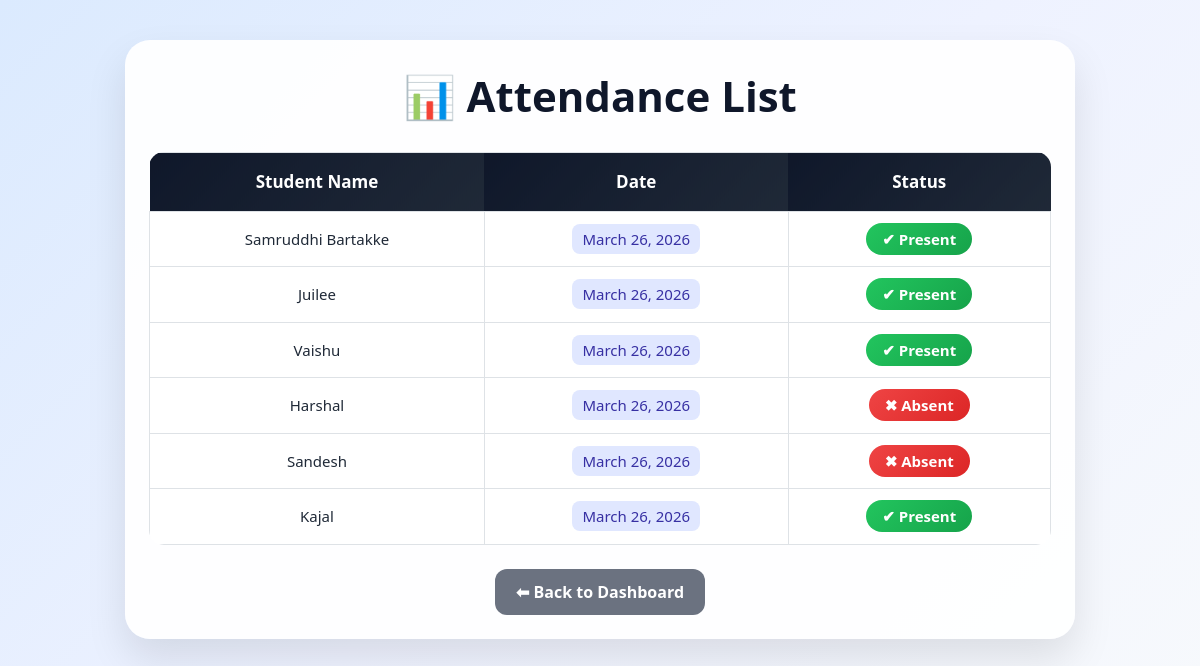
Screenshot of /attendance/view/ (signed in) with the database file from the repository.
### attendence_app/models.py (models this page shows, shortened)
class Attendance(models.Model):
    student = models.ForeignKey('stud_app.Student', on_delete=models.CASCADE)
    date = models.DateField()
    status = models.CharField(max_length=1)   # Present / Absent

### stud_app/models.py (models this page shows)
class Student(models.Model):
    roll = models.IntegerField(primary_key=True)
    name = models.CharField(max_length=60)
    subject = models.CharField(max_length=90)
    marks = models.FloatField()
    def __str__(self):
        return self.name

### attendence_app/views.py (the view)
# urls.py: path('view/', views.view_attendance, name='view_attendance'),
def view_attendance(request):
    data = Attendance.objects.all()
    return render(request, 'attendance_app/display.html', {'data': data})

### attendence_app/templates/attendance_app/display.html (shortened to what this page needs)
<!DOCTYPE html>
<html lang="en">
<head>
    <link href="https://cdn.jsdelivr.net/npm/bootstrap@5.3.0/dist/css/bootstrap.min.css" rel="stylesheet">
</head>
<body>
<div class="container">
    <div class="card card-box">
        <div class="card-body p-4">
            <div class="title">📊 Attendance List</div>
            <div class="table-responsive">
                <table class="table table-bordered align-middle">
                    <thead>
                        <tr>
                            <th>Student Name</th>
                            <th>Date</th>
                            <th>Status</th>
                        </tr>
                    </thead>
                    <tbody>
                        {% for d in data %}
                        <tr>
                            <td>{{ d.student }}</td>
                            <td>
                                <span class="badge-date">{{ d.date }}</span>
                            </td>
                            <td>
                                {% if d.status == "Present" %}
                                    <span class="status-present">✔ {{ d.status }}</span>
                                {% else %}
                                    <span class="status-absent">✖ {{ d.status }}</span>
                                {% endif %}
                            </td>
                        </tr>
                        {% empty %}
                        <tr>
                            <td colspan="3" class="empty-row">No attendance records found</td>
                        </tr>
                        {% endfor %}
                    </tbody>
                </table>
            </div>
            <div class="text-center mt-4">
                <a href="{% url 'home' %}" class="btn btn-back">⬅ Back to Dashboard</a>
            </div>
        </div>
    </div>
</div>
</body>
</html>

### attendence_app/templates/attendance_app/display.html (style rules this page uses)
body { min-height: 100vh; background: linear-gradient(135deg, #dbeafe, #eef2ff, #f8fafc); font-family: 'Segoe UI', sans-serif; padding: 40px 0; }
.card-box { max-width: 950px; margin: auto; border-radius: 25px; overflow: hidden; border: none; background: rgba(255,255,255,0.95); box-shadow: 0 20px 40px rgba(0,0,0,0.1); }
.title { text-align: center; font-size: 42px; font-weight: 800; margin-bottom: 25px; color: #0f172a; }
.table { margin-bottom: 0; border-radius: 15px; overflow: hidden; }
.table thead th { background: linear-gradient(135deg, #0f172a, #1f2937); color: white; text-align: center; padding: 16px; font-size: 17px; border: none; }
.table tbody td { text-align: center; vertical-align: middle; padding: 16px; font-size: 15px; color: #1f2937; }
.status-present { background: linear-gradient(135deg, #22c55e, #16a34a); color: white; padding: 6px 16px; border-radius: 20px; font-weight: 600; }
.status-absent { background: linear-gradient(135deg, #ef4444, #dc2626); color: white; padding: 6px 16px; border-radius: 20px; font-weight: 600; }
.btn-back { background: #6b7280; color: white; border-radius: 12px; padding: 10px 20px; font-weight: 600; }
.badge-date { background: #e0e7ff; color: #3730a3; padding: 5px 10px; border-radius: 8px; font-weight: 500; }

### rows the page displays
Attendance: student "Samruddhi Bartakke", date "March 26, 2026", status "Present"
Attendance: student "Juilee", date "March 26, 2026", status "Present"
Attendance: student "Vaishu", date "March 26, 2026", status "Present"
Attendance: student "Harshal", date "March 26, 2026", status "Absent"
Attendance: student "Sandesh", date "March 26, 2026", status "Absent"
Attendance: student "Kajal", date "March 26, 2026", status "Present"
